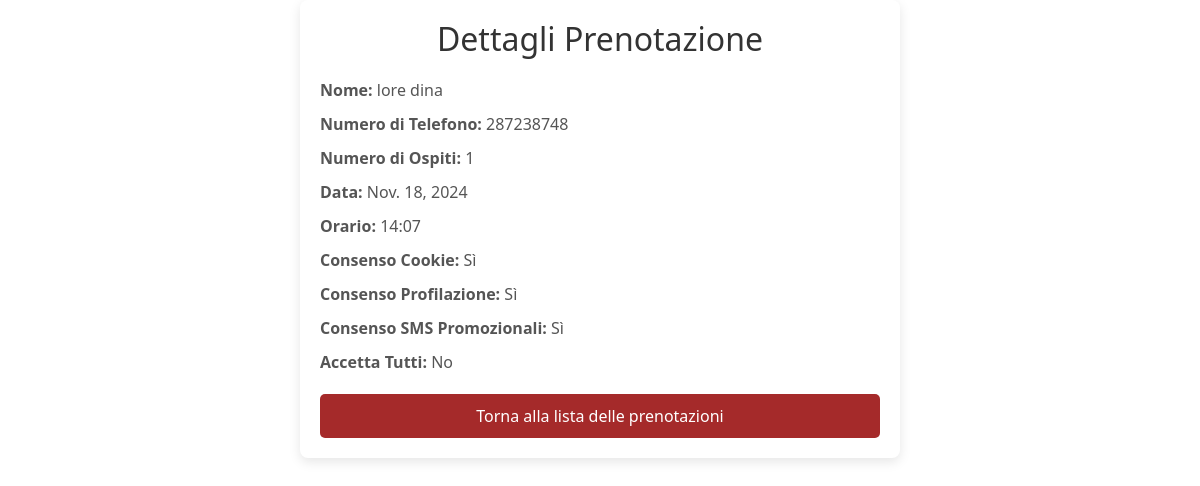
Page /gestionale/prenotazioni/21/ on the committed database.
### gestionale/models.py (models this page shows, shortened)
class Reservation(models.Model):
    first_name = models.CharField(max_length=100)
    last_name = models.CharField(max_length=100)
    phone_number = models.CharField(max_length=20)
    guests = models.IntegerField(default=1)
    reservation_date = models.DateField()
    reservation_time = models.CharField(max_length=10)  # Mantieni sempre il formato 'HH:MM'
    cookie_consent = models.BooleanField(default=False)
    profiling_consent = models.BooleanField(default=False)
    promotional_sms_consent = models.BooleanField(default=False)
    accept_all = models.BooleanField(default=False)

### gestionale/views.py (the view)
# urls.py: path('prenotazioni/<int:reservation_id>/', views.prenotazione_dettaglio, name='prenotazione_dettaglio'),
def prenotazione_dettaglio(request, reservation_id):
    reservation = get_object_or_404(Reservation, id=reservation_id)
    return render(request, 'gestionale/prenotazione_dettaglio.html', {'reservation': reservation})

### gestionale/templates/gestionale/prenotazione_dettaglio.html (shortened to what this page needs)
{% extends "base.html" %}
{% load static %}
{% block css_files %}
    <link rel="stylesheet" href="{% static 'gestionale/prenotazione_dettaglio.css' %}">
{% endblock %}
{% block content %}
<div class="reservation-detail-container">
    <h2>Dettagli Prenotazione</h2>
    <p><strong>Nome:</strong> {{ reservation.first_name }} {{ reservation.last_name }}</p>
    <p><strong>Numero di Telefono:</strong> {{ reservation.phone_number }}</p>
    <p><strong>Numero di Ospiti:</strong> {{ reservation.guests }}</p>
    <p><strong>Data:</strong> {{ reservation.reservation_date }}</p>
    <p><strong>Orario:</strong> {{ reservation.reservation_time }}</p>
    <p><strong>Consenso Cookie:</strong> {{ reservation.cookie_consent|yesno:"Sì,No" }}</p>
    <p><strong>Consenso Profilazione:</strong> {{ reservation.profiling_consent|yesno:"Sì,No" }}</p>
    <p><strong>Consenso SMS Promozionali:</strong> {{ reservation.promotional_sms_consent|yesno:"Sì,No" }}</p>
    <p><strong>Accetta Tutti:</strong> {{ reservation.accept_all|yesno:"Sì,No" }}</p>
    <a href="{% url 'gestionale:prenotazioni' %}" class="back-button">Torna alla lista delle prenotazioni</a>
</div>
{% endblock %}

### static/gestionale/prenotazione_dettaglio.css (style rules this page uses)
.reservation-detail-container { max-width: 600px; margin: 0 auto; padding: 20px; background-color: #fff; border-radius: 8px; box-shadow: 0 4px 12px rgba(0, 0, 0, 0.1); }
.reservation-detail-container h2 { text-align: center; color: #333; margin-bottom: 20px; }
.reservation-detail-container p { font-size: 16px; margin: 10px 0; color: #555; }
.back-button { display: block; text-align: center; margin-top: 20px; padding: 10px; background-color: #a52a2a; color: #fff; text-decoration: none; border-radius: 5px; }

### rows in the picture
Reservation: first_name "lore", last_name "dina", phone_number "287238748", guests "1", reservation_date "Nov. 18, 2024", reservation_time "14:07", cookie_consent "Sì", profiling_consent "Sì", promotional_sms_consent "Sì", accept_all "No"
